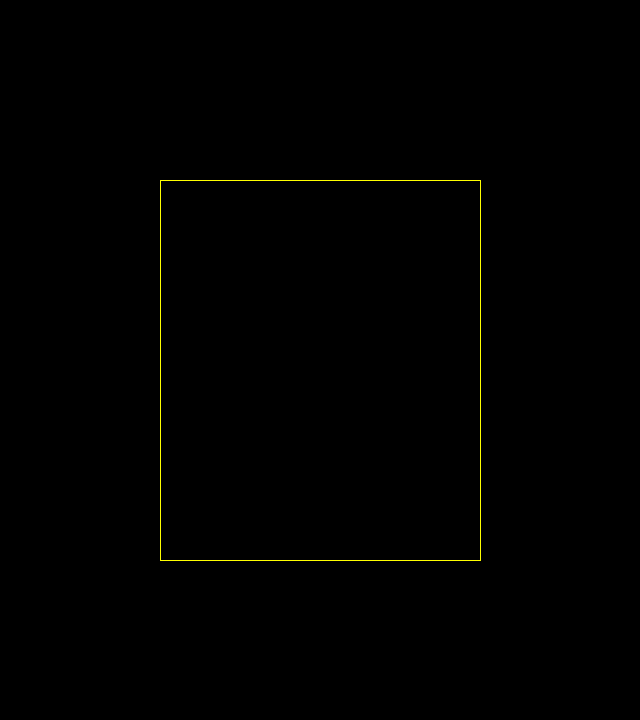
Frame 1 (no input)
Frame 60 (the mouse pressed at the canvas centre just before this capture): identical to frame 1, image omitted
Frame 120 (the mouse held since frame 60 and released just before this capture): identical to frame 1, image omitted

The Processing sketch that drew this single still picture (run headless with seeded random() and noise(); from frame 60 on, the mouse is pressed at the canvas centre):

// Processing sketch: CohenSutherland
// ── CohenSutherland.pde
/*
 * Cohen Sutherland algorithm 
 */


class Point {
  float x, y;
  
  public Point ( float x, float y ) {
    this.x = x;
    this.y = y;
  }
}

class Line {
  Point from, to;
  public Line ( Point from, Point to ) {
    this.from = from;
    this.to = to;
  }
  
  float getY ( float x ) {
    float m = (from.y - to.y) / (from.x - to.x);
    return m * x - to.x * m + to.y;
  }
  
  float getX ( float y ) {
    float m = (from.x - to.x) / (from.y - to.y);
    return m * y - to.y * m + to.x;
  } 
  
  void cutByHorizontal ( float y, Point p ) {
    float newX = getX(y);
    float newY = getY(newX);
    p.x = newX; p.y = newY;
  } 
  
  void cutByVertical ( float x, Point p ) {
    float newY = getY(x);
    float newX = getX(newY);
    p.x = newX; p.y = newY;
  }
}

ArrayList<Line> lines, acceptedLines;
float top, bottom, left, right;
boolean click;
void setup ( ) {
  size(640, 720);
  lines = new ArrayList<Line>();
  acceptedLines = new ArrayList<Line>();
  int dx = width/4, dy = height/4;
  bottom = dy; top = height - dx; right = dx; left = width - dx;
  click = true;
  
  println("Top ", top);
  println("Bottom ", bottom);
  println("Left", left);
  println("Right", right);
}

void draw ( ) {
  background(0);
  drawRectangle();
  drawLines();
  
  if ( keyPressed && key == 'r' ) {
    cutLines();
  }
}

void drawRectangle ( ) {
  stroke(255, 255, 0);
  line(right, bottom, left, bottom);
  line(right, top, left, top);
  line(right, bottom, right, top);
  line(left, bottom, left, top);
}

void drawLines ( ) {
  stroke(255);
  for ( int i = 0; i < lines.size(); ++i ) {
    Line l = lines.get(i);
    line(l.from.x, l.from.y, l.to.x, l.to.y);
  }
  stroke(0, 255, 255);
  for ( int i = 0; i < acceptedLines.size(); ++i ) {
    Line l = acceptedLines.get(i);
    line(l.from.x, l.from.y, l.to.x, l.to.y);
  }
}

void cutLines ( ) {
  for ( int i = 0; i < lines.size(); ++i ) {
    cohenSutherland(lines.get(i)); 
  }
  lines = new ArrayList<Line>();
}

int makeCod ( Point p ) {
  int cod = 0;
  if ( p.y > top ) cod |= 8;
  if ( p.y < bottom ) cod |= 4;
  if ( p.x < right ) cod |= 2;
  if ( p.x > left ) cod |= 1;
  return cod;
}

void cohenSutherland ( Line l ) {
  int cod1 = makeCod(l.from);
  int cod2 = makeCod(l.to);
  
  int r = cod1 & cod2;
  
  println(l.from.x, l.from.y, " - ", l.to.x, l.to.y);
  
  //Trivial cases
  if ( r == 0 && cod1 == 0 && cod2 == 0 ) {
    acceptedLines.add(l);
    return;
  }
  if ( r != 0 ) return;
  
  
  if ( (cod1 & 8) > 0 ) {
    l.cutByHorizontal(top, l.from);
    cohenSutherland(l); return;
  }
  if ( (cod2 & 8) > 0 ) {
    l.cutByHorizontal(top, l.to);
    cohenSutherland(l); return;
  }
  if ( (cod1 & 4) > 0 ) {
    l.cutByHorizontal(bottom, l.from);
    cohenSutherland(l); return;
  }
  if ( (cod2 & 4) > 0 ) {
    l.cutByHorizontal(bottom, l.to);
    cohenSutherland(l); return;
  }
  if ( (cod1 & 2) > 0 ) {
    l.cutByVertical(right, l.from);
    cohenSutherland(l); return;
  }
  if ( (cod2 & 2) > 0 ) {
    l.cutByVertical(right, l.to);
    cohenSutherland(l); return;
  }
  if ( (cod1 & 1) > 0 ) {
    l.cutByVertical(left, l.from);
    cohenSutherland(l); return;
  }
  if ( (cod2 & 1) > 0 ) {
    l.cutByVertical(left, l.to);
    cohenSutherland(l); return;
  }
  
  println(l.from.x, l.from.y, " - ", l.to.x, l.to.y);
}

Point from, to;
void mousePressed ( ) {
  if ( click ) from = new Point(mouseX, mouseY);
  else {
    to = new Point(mouseX, mouseY);
    lines.add(new Line(from, to));
  }
  click = !click;
} 
